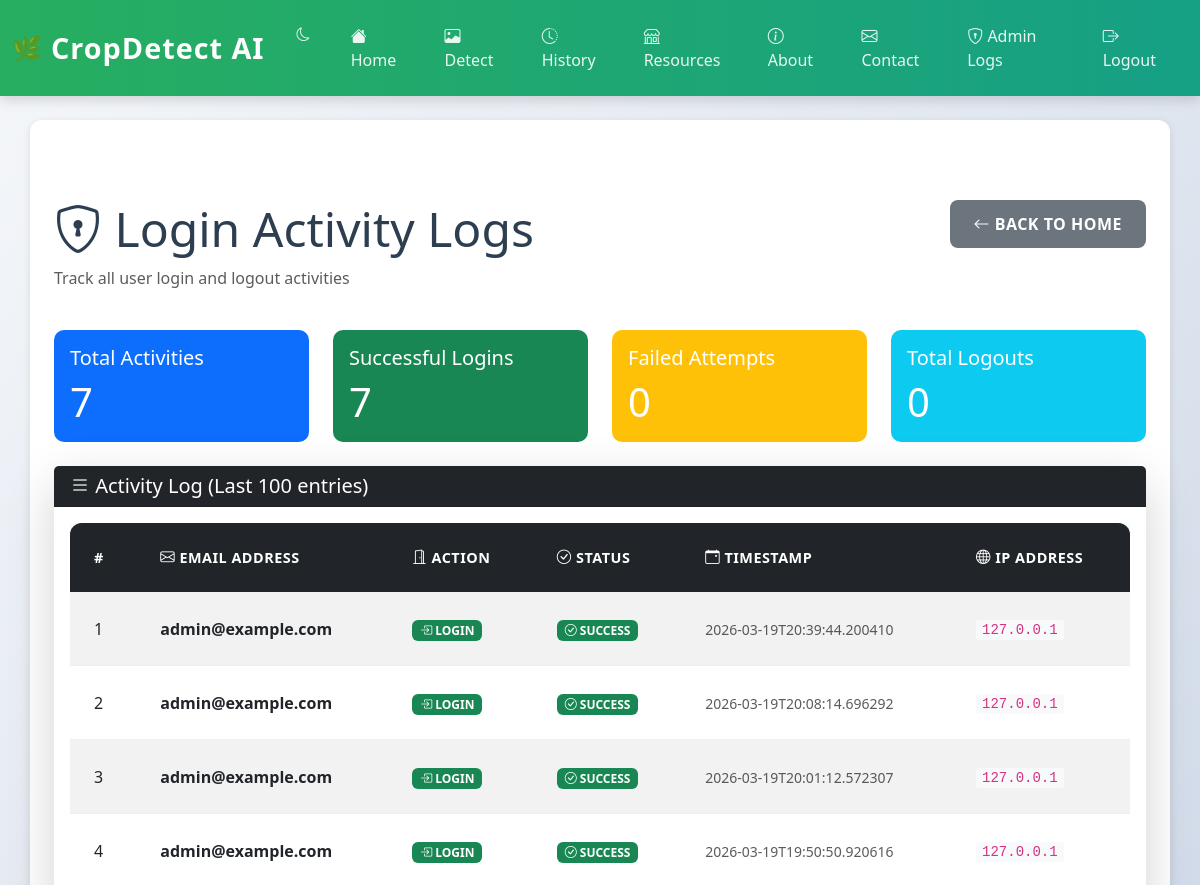
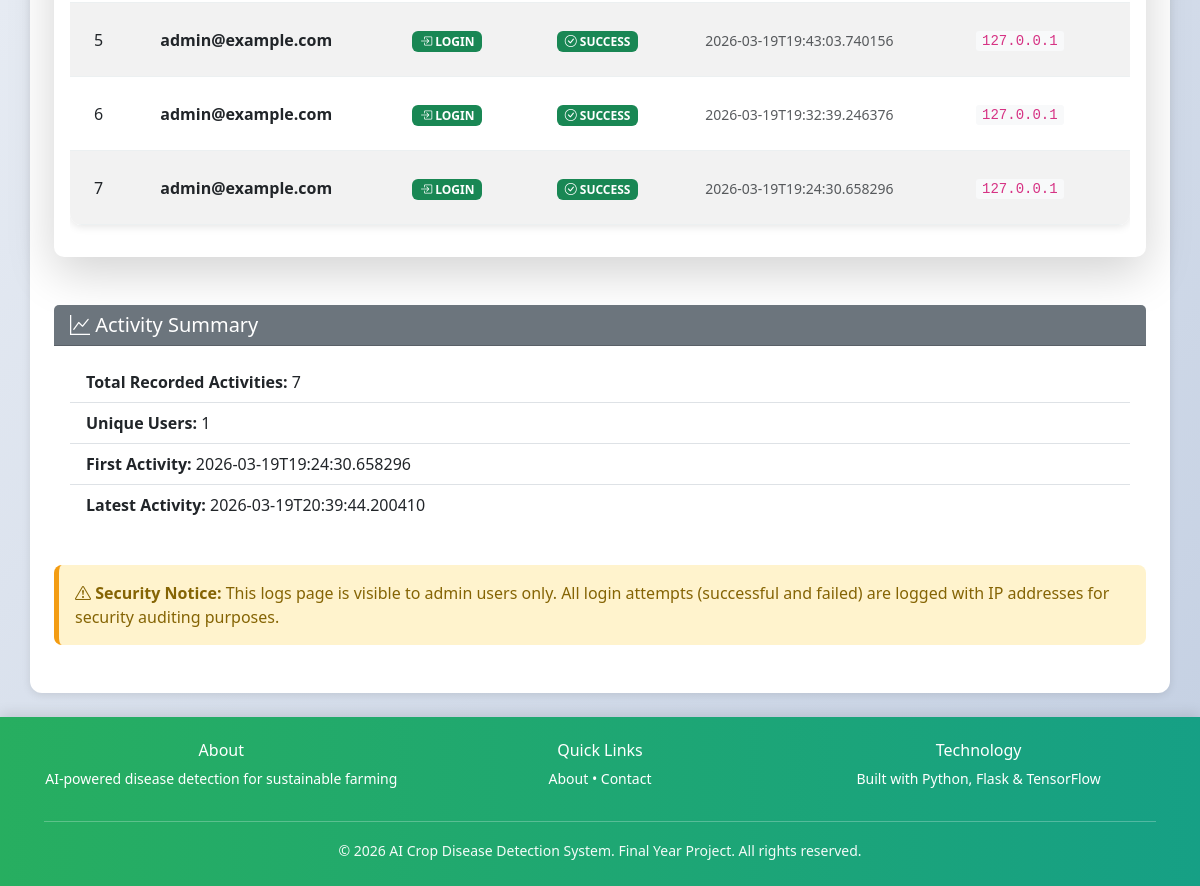
Page /logs (signed in) on the earlier database version (2 pictures, top to bottom).
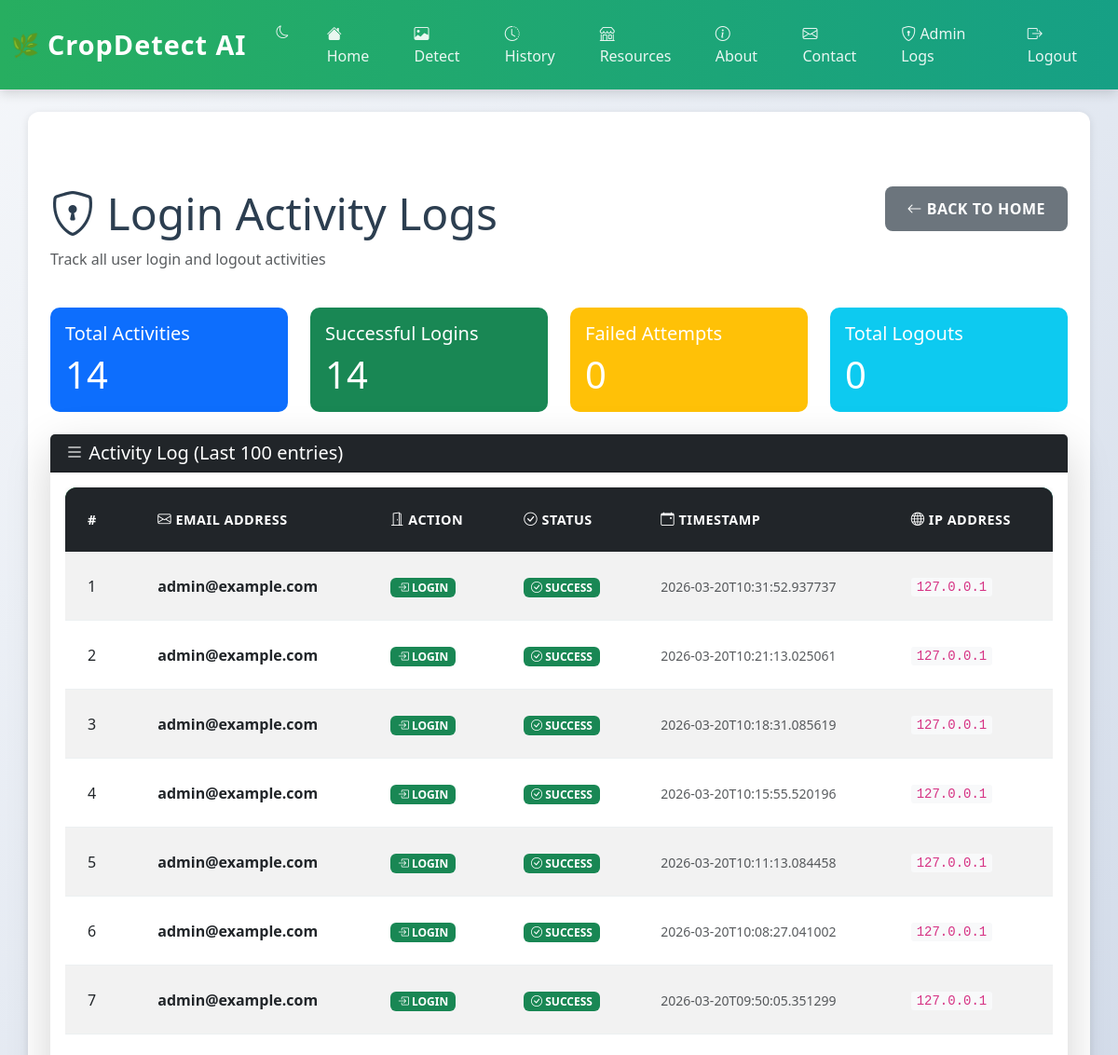
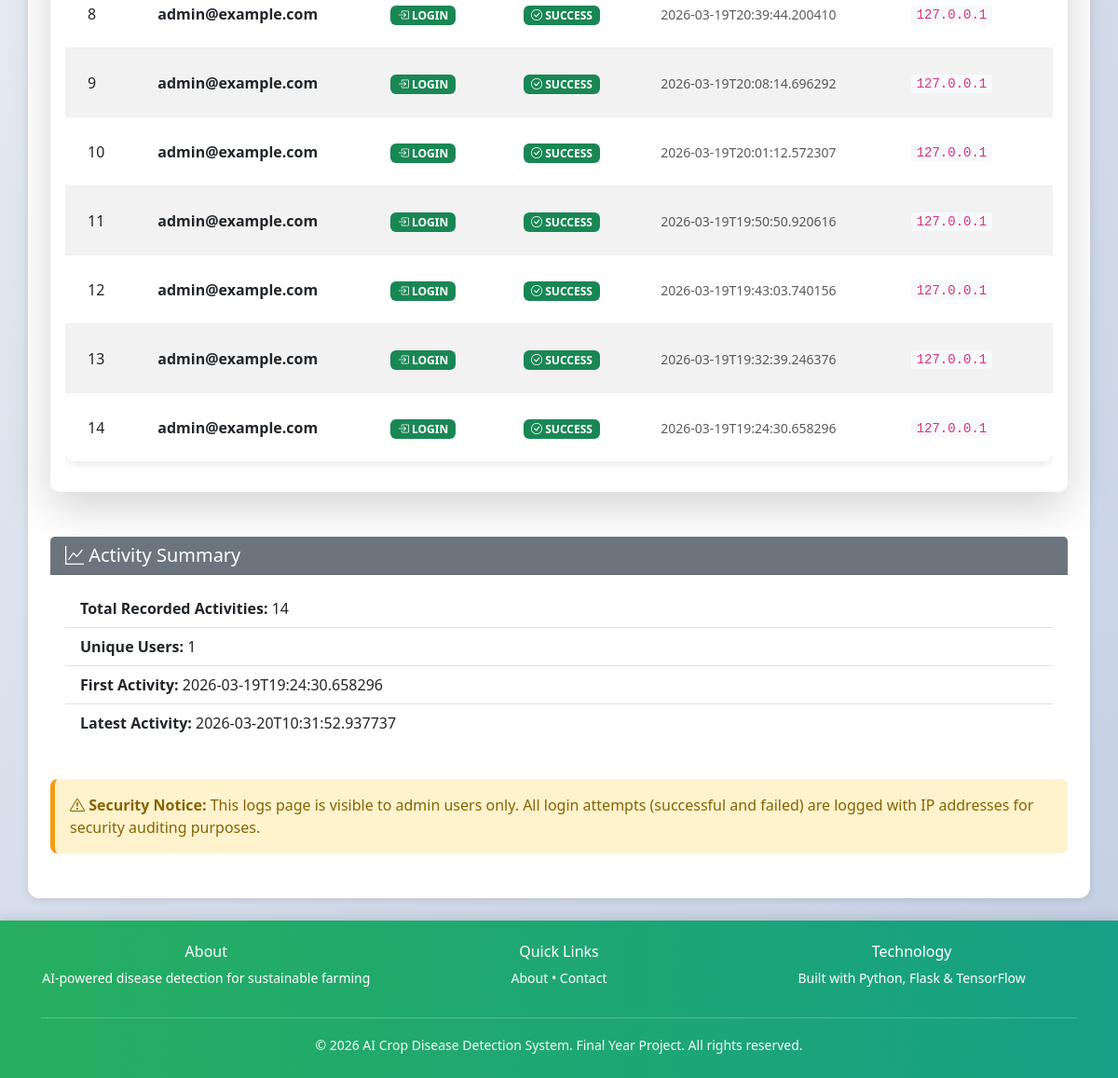
Same page on the later database version (2 pictures, top to bottom).
### tables this page shows
CREATE TABLE login_logs (
            id INTEGER PRIMARY KEY AUTOINCREMENT,
            email TEXT NOT NULL,
            action TEXT NOT NULL,
            status TEXT NOT NULL,
            timestamp TEXT NOT NULL,
            ip_address TEXT
        );

### app.py (the view)
@app.route('/logs')
def view_logs():
    if session.get('user') != 'admin@example.com':
        flash('Unauthorized: Only admin can view logs.', 'danger')
        return redirect(url_for('index'))
    conn = get_db_connection()
    logs = conn.execute('SELECT * FROM login_logs ORDER BY id DESC LIMIT 100').fetchall()
    conn.close()
    log_records = [dict(log) for log in logs]
    return render_template('logs.html', logs=log_records)

### app.py (called while the page is built)
def get_db_connection():
    conn = sqlite3.connect(DB_PATH)
    conn.row_factory = sqlite3.Row
    return conn

### templates/logs.html (shortened to what this page needs)
{% extends "base.html" %}
{% block content %}
<div class="container mt-5">
    <div class="row mb-4">
        <div class="col-md-8">
            <h1 class="display-5">
                <i class="bi bi-shield-lock"></i> Login Activity Logs
            </h1>
            <p class="text-muted">Track all user login and logout activities</p>
        </div>
        <div class="col-md-4 text-end">
            <a href="/" class="btn btn-secondary">
                <i class="bi bi-arrow-left"></i> Back to Home
            </a>
        </div>
    </div>
    <div class="row mb-4">
        <div class="col-md-3">
            <div class="card bg-primary text-white">
                <div class="card-body">
                    <h5 class="card-title">Total Activities</h5>
                    <p class="card-text display-6">{{ logs|length }}</p>
                </div>
            </div>
        </div>
        <div class="col-md-3">
            <div class="card bg-success text-white">
                <div class="card-body">
                    <h5 class="card-title">Successful Logins</h5>
                    <p class="card-text display-6">
                        {% set success_count = logs|selectattr('action', 'equalto', 'LOGIN')|selectattr('status', 'equalto', 'SUCCESS')|list|length %}
                        {{ success_count }}
                    </p>
                </div>
            </div>
        </div>
        <div class="col-md-3">
            <div class="card bg-warning text-white">
                <div class="card-body">
                    <h5 class="card-title">Failed Attempts</h5>
                    <p class="card-text display-6">
                        {% set failed_count = logs|selectattr('status', 'equalto', 'FAILED')|list|length %}
                        {{ failed_count }}
                    </p>
                </div>
            </div>
        </div>
        <div class="col-md-3">
            <div class="card bg-info text-white">
                <div class="card-body">
                    <h5 class="card-title">Total Logouts</h5>
                    <p class="card-text display-6">
                        {% set logout_count = logs|selectattr('action', 'equalto', 'LOGOUT')|list|length %}
                        {{ logout_count }}
                    </p>
                </div>
            </div>
        </div>
    </div>
    <div class="card shadow-lg">
        <div class="card-header bg-dark text-white">
            <h5 class="mb-0"><i class="bi bi-list"></i> Activity Log (Last 100 entries)</h5>
        </div>
        <div class="card-body">
            {% if logs %}
                <div class="table-responsive">
                    <table class="table table-hover table-striped">
                        <thead class="table-dark">
                            <tr>
                                <th>#</th>
                                <th><i class="bi bi-envelope"></i> Email Address</th>
                                <th><i class="bi bi-door-open"></i> Action</th>
                                <th><i class="bi bi-check-circle"></i> Status</th>
                                <th><i class="bi bi-calendar-event"></i> Timestamp</th>
                                <th><i class="bi bi-globe"></i> IP Address</th>
                            </tr>
                        </thead>
                        <tbody>
                            {% for log in logs %}
                            <tr>
                                <td>{{ loop.index }}</td>
                                <td>
                                    <strong>{{ log.email }}</strong>
                                </td>
                                <td>
                                    {% if log.action == 'LOGIN' %}
                                        <span class="badge bg-success">
                                            <i class="bi bi-box-arrow-in-right"></i> LOGIN
                                        </span>
                                    {% else %}
                                        <span class="badge bg-secondary">
                                            <i class="bi bi-box-arrow-right"></i> LOGOUT
                                        </span>
                                    {% endif %}
                                </td>
                                <td>
                                    {% if log.status == 'SUCCESS' %}
                                        <span class="badge bg-success">
                                            <i class="bi bi-check-circle"></i> SUCCESS
                                        </span>
                                    {% else %}
                                        <span class="badge bg-danger">
                                            <i class="bi bi-x-circle"></i> FAILED
                                        </span>
                                    {% endif %}
                                </td>
                                <td>
                                    <small class="text-muted">
                                        {{ log.timestamp }}
                                    </small>
                                </td>
                                <td>
                                    <code>{{ log.ip_address or 'N/A' }}</code>
                                </td>
                            </tr>
                            {% endfor %}
                        </tbody>
                    </table>
                </div>
            {% else %}
                <div class="alert alert-info" role="alert">
                    <i class="bi bi-info-circle"></i>
                    <strong>No logs found.</strong> There are no login/logout activities recorded yet.
                </div>
            {% endif %}
        </div>
    </div>
    <div class="row mt-5">
        <div class="col-md-12">
            <div class="card">
                <div class="card-header bg-secondary text-white">
                    <h5 class="mb-0"><i class="bi bi-graph-up"></i> Activity Summary</h5>
                </div>
                <div class="card-body">
                    <ul class="list-group list-group-flush">
                        <li class="list-group-item">
                            <strong>Total Recorded Activities:</strong> {{ logs|length }}
                        </li>
                        <li class="list-group-item">
                            <strong>Unique Users:</strong>
                            {{ logs|map(attribute='email')|unique|list|length }}
                        </li>
                        <li class="list-group-item">
                            <strong>First Activity:</strong>
                            {% if logs %}
                                {{ logs[-1].timestamp }}
                            {% else %}
                                No data
                            {% endif %}
                        </li>
                        <li class="list-group-item">
                            <strong>Latest Activity:</strong>
                            {% if logs %}
                                {{ logs[0].timestamp }}
                            {% else %}
                                No data
                            {% endif %}
                        </li>
                    </ul>
                </div>
            </div>
        </div>
    </div>
    <div class="alert alert-warning mt-4" role="alert">
        <i class="bi bi-exclamation-triangle"></i>
        <strong>Security Notice:</strong> This logs page is visible to admin users only.
        All login attempts (successful and failed) are logged with IP addresses for security auditing purposes.
    </div>
</div>
{% endblock %}

### templates/base.html (shortened to what this page needs)
<!DOCTYPE html>
<html lang="en">
<head>
    <link href="https://cdn.jsdelivr.net/npm/bootstrap@5.3.0/dist/css/bootstrap.min.css" rel="stylesheet">
    <link rel="stylesheet" href="https://cdn.jsdelivr.net/npm/bootstrap-icons@1.11.0/font/bootstrap-icons.css">
    <link rel="stylesheet" href="/static/css/style.css">
</head>
<body>
    <nav class="navbar navbar-expand-lg navbar-light sticky-top">
        <div class="container-fluid">
            <a class="navbar-brand" href="/">
                <span>CropDetect AI</span>
            </a>
            <div class="collapse navbar-collapse" id="navbarNav">
                <ul class="navbar-nav ms-auto">
                <li class="nav-item">
                    <button id="darkModeToggle" class="btn btn-sm btn-outline-light me-2" title="Toggle dark mode">
                        <i class="bi bi-moon"></i>
                    </button>
                </li>
                    <li class="nav-item">
                        <a class="nav-link" href="/" title="Home Page">
                            <i class="bi bi-house-fill"></i> Home
                        </a>
                    </li>
                    <li class="nav-item">
                        <a class="nav-link" href="/detect" title="Upload Image Detection">
                            <i class="bi bi-image"></i> Detect
                        </a>
                    </li>
                    <li class="nav-item">
                        <a class="nav-link" href="/history" title="Detection History">
                            <i class="bi bi-clock-history"></i> History
                        </a>
                    </li>
                    <li class="nav-item">
                        <a class="nav-link" href="/resources" title="Products & Resources">
                            <i class="bi bi-shop"></i> Resources
                        </a>
                    </li>
                    <li class="nav-item">
                        <a class="nav-link" href="/about" title="About Project">
                            <i class="bi bi-info-circle"></i> About
                        </a>
                    </li>
                    <li class="nav-item">
                        <a class="nav-link" href="/contact" title="Contact Us">
                            <i class="bi bi-envelope"></i> Contact
                        </a>
                    </li>
                    {% if session.get('user') == 'admin@example.com' %}
                    <li class="nav-item">
                        <a class="nav-link" href="/logs" title="Login Activity Logs">
                            <i class="bi bi-shield-lock"></i> Admin Logs
                        </a>
                    </li>
                    {% endif %}
                    {% if session.get('user') %}
                    <li class="nav-item">
                        <a class="nav-link" href="/logout" title="Logout">
                            <i class="bi bi-box-arrow-right"></i> Logout
                        </a>
                    </li>
                    {% else %}
                    <li class="nav-item">
                        <a class="nav-link" href="/login" title="Login">
                            <i class="bi bi-person"></i> Login
                        </a>
                    </li>
                    {% endif %}
                </ul>
            </div>
        </div>
    </nav>
    <main class="container my-4">
        {% block content %}{% endblock %}
    </main>
    <footer class="text-center py-4">
        <div class="container">
            <div class="row mb-3">
                <div class="col-md-4 mb-3 mb-md-0">
                    <h6>About</h6>
                    <p class="small">AI-powered disease detection for sustainable farming</p>
                </div>
                <div class="col-md-4 mb-3 mb-md-0">
                    <h6>Quick Links</h6>
                    <p class="small">
                        <a href="/about">About</a> •
                        <a href="/contact">Contact</a>
                    </p>
                </div>
                <div class="col-md-4">
                    <h6>Technology</h6>
                    <p class="small">Built with Python, Flask & TensorFlow</p>
                </div>
            </div>
            <hr class="my-3">
            <small>&copy; 2026 AI Crop Disease Detection System. Final Year Project. All rights reserved.</small>
        </div>
    </footer>
</body>
</html>

### static/css/style.css (style rules this page uses)
:root { --primary-green: #27ae60; --primary-dark: #229954; --primary-light: #d5f4e6; --accent-green: #16a085; --secondary-color: #f39c12; --danger-color: #e74c3c; --success-color: #27ae60; --info-color: #3498db; --light-gray: #ecf0f1; --dark-gray: #34495e; --text-dark: #2c3e50; --border-color: #bdc3c7; --shadow-light: 0 2px 8px rgba(0, 0, 0, 0.1); --shadow-medium: 0 4px 12px rgba(0, 0, 0, 0.15); --shadow-heavy: 0 8px 24px rgba(0, 0, 0, 0.2); }
* { margin: 0; padding: 0; box-sizing: border-box; }
html { scroll-behavior: smooth; }
body { font-family: 'Segoe UI', Tahoma, Geneva, Verdana, sans-serif; background: linear-gradient(135deg, #f5f7fa 0%, #c3cfe2 100%); min-height: 100vh; color: var(--text-dark); display: flex; flex-direction: column; }
.navbar { background: linear-gradient(90deg, var(--primary-green) 0%, var(--accent-green) 100%); box-shadow: var(--shadow-medium); padding: 1rem 0; position: sticky; top: 0; z-index: 1000; }
.navbar-brand { font-size: 1.8rem; font-weight: 700; color: white !important; letter-spacing: 1px; display: flex; align-items: center; }
.navbar-brand::before { content: '🌿'; margin-right: 0.5rem; font-size: 1.5rem; }
.navbar-nav .nav-link { color: rgba(255, 255, 255, 0.9) !important; font-weight: 500; margin: 0 0.5rem; transition: all 0.3s ease; position: relative; padding-bottom: 0.5rem; }
.navbar-nav .nav-link::after { content: ''; position: absolute; bottom: 0; left: 0; width: 0; height: 3px; background-color: rgba(255, 255, 255, 0.8); transition: width 0.3s ease; }
.container { flex: 1; position: relative; }
main { background: white; border-radius: 12px; box-shadow: var(--shadow-light); padding: 2rem; margin: 2rem 0; }
.alert { border: none; border-left: 5px solid; border-radius: 8px; animation: slideInDown 0.4s ease; }
.alert-warning { background-color: #fff3cd; border-left-color: var(--secondary-color); color: #856404; }
.btn { border: none; border-radius: 8px; padding: 0.75rem 1.5rem; font-weight: 600; transition: all 0.3s ease; text-transform: uppercase; letter-spacing: 0.5px; cursor: pointer; }
.btn-sm { padding: 0.5rem 1rem; font-size: 0.85rem; }
.table { background: white; border-radius: 12px; overflow: hidden; box-shadow: var(--shadow-light); }
.table thead { background: linear-gradient(90deg, var(--primary-green) 0%, var(--accent-green) 100%); color: white; }
.table thead th { border: none; font-weight: 700; padding: 1.5rem; text-transform: uppercase; letter-spacing: 0.5px; font-size: 0.9rem; }
.table tbody tr { transition: all 0.3s ease; border-bottom: 1px solid var(--light-gray); }
.table tbody td { padding: 1.5rem; vertical-align: middle; }
footer { background: linear-gradient(90deg, var(--primary-green) 0%, var(--accent-green) 100%); color: white; padding: 2rem; text-align: center; margin-top: auto; box-shadow: 0 -4px 12px rgba(0, 0, 0, 0.1); }
footer small { font-weight: 500; opacity: 0.95; }
footer a { color: white; text-decoration: none; transition: opacity 0.3s ease; }
.mb-4 { margin-bottom: 1.5rem; }
.mt-4 { margin-top: 1.5rem; }

### templates/logs.html (style rules this page uses)
.card { border: none; border-radius: 10px; }
.card-header { border-radius: 10px 10px 0 0; }
code { background-color: #f8f9fa; padding: 2px 6px; border-radius: 3px; }

Differences in the rows shown:
added login_logs: email "admin@example.com", action "LOGIN" (drawn), status "SUCCESS" (drawn), timestamp "2026-03-20T10:31:52.937737", ip_address "127.0.0.1"
added login_logs: email "admin@example.com", action "LOGIN" (drawn), status "SUCCESS" (drawn), timestamp "2026-03-20T10:21:13.025061", ip_address "127.0.0.1"
added login_logs: email "admin@example.com", action "LOGIN" (drawn), status "SUCCESS" (drawn), timestamp "2026-03-20T10:18:31.085619", ip_address "127.0.0.1"
added login_logs: email "admin@example.com", action "LOGIN" (drawn), status "SUCCESS" (drawn), timestamp "2026-03-20T10:15:55.520196", ip_address "127.0.0.1"
added login_logs: email "admin@example.com", action "LOGIN" (drawn), status "SUCCESS" (drawn), timestamp "2026-03-20T10:11:13.084458", ip_address "127.0.0.1"
added login_logs: email "admin@example.com", action "LOGIN" (drawn), status "SUCCESS" (drawn), timestamp "2026-03-20T10:08:27.041002", ip_address "127.0.0.1"
added login_logs: email "admin@example.com", action "LOGIN" (drawn), status "SUCCESS" (drawn), timestamp "2026-03-20T09:50:05.351299", ip_address "127.0.0.1"
Other differences:
{{ logs|length }}: "7" → "14"
{{ success_count }}: "7" → "14"
{{ logs[0].timestamp }}: "2026-03-19T20:39:44.200410" → "2026-03-20T10:31:52.937737"
